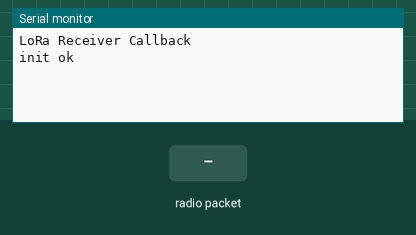
Simulated run of this sketch. Board: ESP32. On the bench: the last lines printed to the serial monitor. The inputs (shaded band) are chosen by the test bench. No radio packets arrive unless stated.

Above: at 2.7 s.
2.8 s: radio packet "1" arrives
At 3.9 s:
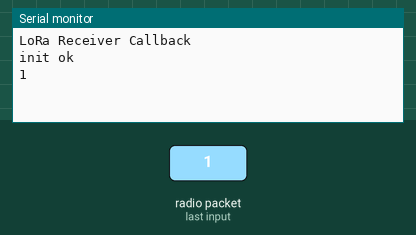
4.3 s: radio packet "0" arrives
At 5.2 s:
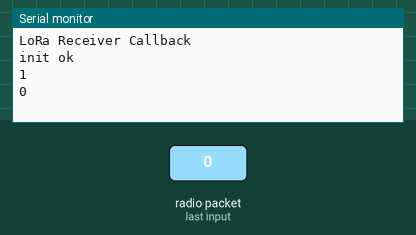
5.8 s: radio packet "2" arrives
At 6.2 s:
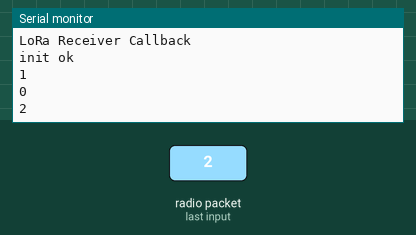

The sketch:

receiveGPS.ino
```cpp
/*
 *
 * Made by AdamacenoG:
 * https://github.com/Adamacenog/ESP32-TTGO-GPS-T22_v1.0-20190612-Tutorial
 *
 */

#include <SPI.h>
#include <LoRa.h>
#include <Wire.h>

#define SCK     5    // GPIO5  -- SX1278's SCK
#define MISO    19   // GPIO19 -- SX1278's MISO
#define MOSI    27   // GPIO27 -- SX1278's MOSI
#define SS      18   // GPIO18 -- SX1278's CS
#define RST     14   // GPIO14 -- SX1278's RESET
#define DI0     26   // GPIO26 -- SX1278's IRQ(Interrupt Request)

/*
 * Band frequencies:
 * 433 Hz - 433E6
 * 868 Hz - 868E6
 * 915 Hz - 915E6
 */

#define BAND    868E6

void loraData(void);
void cbk(int);

String rssi = "RSSI --";
String packSize = "--";
String packet ;


void loraData(){
  Serial.println(packet);
}

void cbk(int packetSize) {
  packet ="";
  packSize = String(packetSize,DEC);
  for (int i = 0; i < packetSize; i++) { packet += (char) LoRa.read(); }
  rssi = "RSSI " + String(LoRa.packetRssi(), DEC) ;
  loraData();
}

void setup() {
  Serial.begin(115200);
  while (!Serial);
  Serial.println();
  Serial.println("LoRa Receiver Callback");
  SPI.begin(SCK,MISO,MOSI,SS);
  LoRa.setPins(SS,RST,DI0);
  if (!LoRa.begin(868E6)) {
    Serial.println("Starting LoRa failed!");
    while (1);
  }
  //LoRa.onReceive(cbk);
  LoRa.receive();
  Serial.println("init ok");

  delay(1500);
}

void loop() {
  int packetSize = LoRa.parsePacket();
  if (packetSize) { cbk(packetSize);  }
  delay(10);
}
```

Measured:
- after the input at 2.8 s, the serial monitor: prints a new line at once (image 1)
- after the input at 4.3 s, the serial monitor: prints a new line at once (image 2)
- after the input at 5.8 s, the serial monitor: prints a new line at once (image 3)
